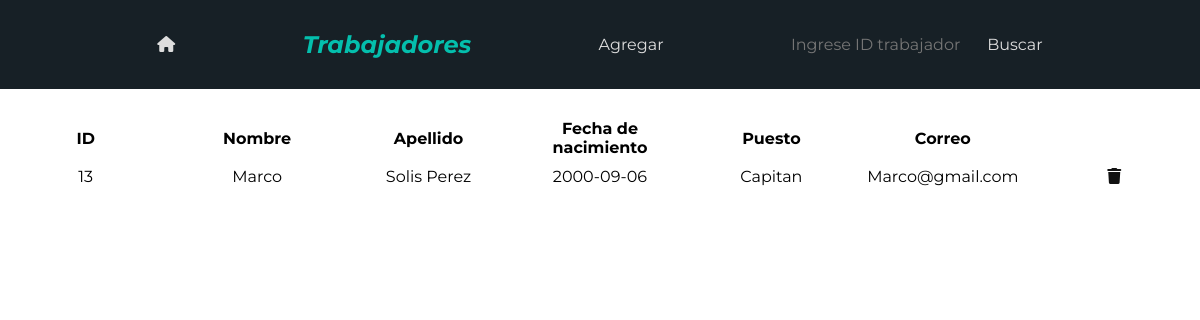
The page /views/trabajador.php?id=13 on the database its author committed.
### tables this page shows
CREATE TABLE `trabajador` (
  `id_trabajador` int(11) NOT NULL,
  `nombre_trabajador` varchar(20) DEFAULT NULL,
  `apellido_trabajador` varchar(30) DEFAULT NULL,
  `puesto_trabajador` varchar(30) DEFAULT NULL,
  `fecha_nacimiento_trabajador` date DEFAULT NULL,
  `telefono_trabajador` varchar(14) DEFAULT NULL,
  `correo_trabajador` varchar(60) DEFAULT NULL,
  `contrasena_trabajador` varchar(10) DEFAULT NULL
);

### views/trabajador.php (the view, shortened to what this page needs)
<?php
$con = connection();
$sql1 = "SELECT * FROM trabajador".(isset($_GET["id"]) ? " WHERE id_trabajador={$_GET["id"]}":"");
$trabajador = $con->query($sql1);
?>
<!DOCTYPE html>
<html lang="es">
<head>
    <link rel="stylesheet" href="../css/styles.css">
</head>
<body>
    <header class="header header--text-white header--color-blue header--title-blue">
        <a href="index.php"><i class="fa-solid fa-house"></i></a>
        <h2>Trabajadores</h2>
        <ul>
            <li><a href="agregar_trabajador.php">Agregar</a></li>
        </ul>
        <form action="../php/trabajador/buscar_trabajador.php" method="POST">
            <input id="id_buscar_trabajador" name="id_buscar_trabajador" type="number" placeholder="Ingrese ID trabajador">
            <input value="Buscar" type="submit">
        </form>
    </header>
    <table class="table">
        <thead>
            <th>ID</th>
            <th>Nombre</th>
            <th>Apellido</th>
            <th>Fecha de nacimiento</th>
            <th>Puesto</th>
            <th>Correo</th>
        </thead>
        <tbody>
        <?php
            while($fila = $trabajador->fetch_assoc()){
                echo "
                <tr>
                    <td>{$fila["id_trabajador"]}</td>
                    <td>{$fila["nombre_trabajador"]}</td>
                    <td>{$fila["apellido_trabajador"]}</td>
                    <td>{$fila["fecha_nacimiento_trabajador"]}</td>
                    <td>{$fila["puesto_trabajador"]}</td>
                    <td>{$fila["correo_trabajador"]}</td>
                    <td><a href='eliminar_trabajador.php?id={$fila["id_trabajador"]}'><i class='fa-solid fa-trash'></i></a></td>
                </tr>
                ";
            }
        ?>
        </tbody>
    </table>
</body>
</html>

### css/styles.css (style rules this page uses)
* { margin: 0; padding: 0; box-sizing: border-box; font-family: Montserrat; }
.header { display: flex; justify-content: space-evenly; align-items: center; flex-wrap: wrap; padding: 30px; }
.header h2 { font-style: italic; }
.header ul { display: flex; flex-wrap: wrap; gap: 20px; list-style: none; }
.header a { text-decoration: none; }
.header input { all: unset; }
.header--text-white * { color: #ddd; }
.header--color-blue { background-color: #172026; }
.header--title-blue h2 { color: #04BFAD }
.table { border-spacing: 0 10px; text-align: center; table-layout: fixed; width: 100%; margin-top: 20px; }
.table a { color: #111; text-decoration: none; margin: 0 10px; }

### rows shown on the page
trabajador: id_trabajador "13", nombre_trabajador "Marco", apellido_trabajador "Solis Perez", fecha_nacimiento_trabajador "2000-09-06", puesto_trabajador "Capitan", correo_trabajador "Marco@gmail.com"
